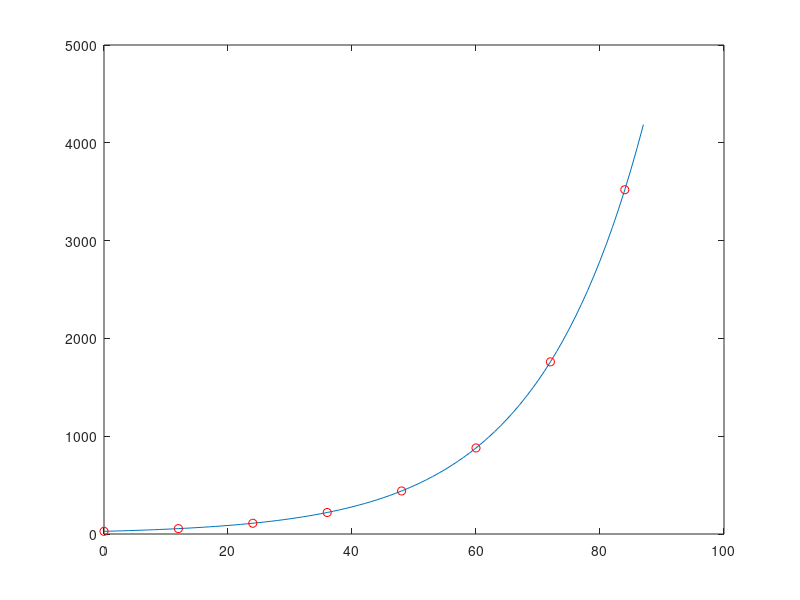

This chart was generated by the following MATLAB code:
% Değişkenler, Sabitler, Anahtar Kelimeler

x = 3;                          % basit skaler
y = [4,5,6];                    % uzunluğu 3 olan satır vektör
z = [4;5;6];                    % uzunluğu 3 olan sütun vektör
A = [1,2,3;4,5,6];              % 2x3'lük matris
s = 'abcd efg';                 % karakter dizisi (string)
C = {'abc', 'defg', '123-456'}; % 1x3'lük hücre dizisi (cell array)

disp(class(C));                 % nesnenin türünü verir
disp(size(C));                  % nesnenin boyutunu verir

% Kompleks Sayılar

a = 3+4i;                       % ya da 3+4j, 3+4*i, 3+4*j
b = real(a);                    % a'nın reel kısmı
c = imag(a);                    % a'nın sanal kısmı
R = abs(a);                     % a'nın mutlak değeri 
theta = angle(a);               % a'nın radyan cinsinden argümanı
w = conj(a);                    % kompleks eşlenik w = 3-4i
isreal(a);                      % a'nın reel veya kompleks olma testi

% Girdi - Çıktı Fonksiyonları disp, input
x = 10;
disp('the value of x is:');
disp(x);

%x = input('enter x: ');              % sayısal girdi
%y = input('enter string: ', 's');    % dizi girdisi

% Diziler ve Matrisler

% 1.yol ( sıradan üstelleştirme ^ )
x = [2,-3,4,1,5,8];
y = zeros(size(x));

for n=1:length(x)
    y(n) = x(n)^2
end

% 2.yol ( eleman bazında üstelleştirme .^ )
x = [2,-3,4,1,5,8]; 
y = x.^2;

x = [0 1 2 3 4 5];             % satır vektör
x = 0:5;                       % satır vektör

x = [0 1 2 3 4 5]'             % sütun vektör 
x = (0:5)'                       % sütun vektör

% ' operatörü veya transpoze operatörü satır vektörü sütun vektöre çevirir.
% ve tam tersi de doğrudur.
% Uyarı: ' aslında eşlenik transpozedir, 
% eşleniksiz transpoze için .' kullanılmalıdır.

z = [i; 1+2i; 1-i]
z.'
z'
(z.')'

% linspace
x = 0:0.2:1
x = linspace(0,1,6)
x = 0:0.3:1
x = 0:0.4:1
x = 0:0.7:1

% dizi elemanlarına ulaşım
x = [2,5,-6,10,3,4]
x
length(x)            % x'in uzunluğu
size(x)              % x'in boyutu
x(1)                 % ilk eleman
x(3)                 % üçüncü eleman
x(end)               % son eleman
x(end-3:end)         % son 4 eleman
x(3:5)               % 3'ten 5'e (ikisi de dahil)
x(1:3:end)           % 3 girişte 1
x(1:2:end)           % 2 girişte 1
x(end:-1:1)          % sondan başa
x([3,1,5])           % [x(3),x(1),x(5)]
x(end+3) = 8         % otomatik hafıza ataması yapar

% Otomatik hafıza ataması ve atamayı kaldırma (de-allocation)
clear x
x(3)=-6
x(6)=4
x(end)=[]           % son girdiyi sil
x=[2,5,-6,10,3,4]
x(3)=[]             % üçüncü girdiyi sil

% Ön atama (pre-allocation)
clear x
x = zeros(1,6)
x = zeros(6,1)

% Dinamik atama (dynamic allocation)
clear x 
for k=[3,7,10]
    x(k)=3+0.1*k;
    disp(x)
end

x = zeros(1,10);
for k=[3,7,10]
    x(k)=3+0.1*k;
    disp(x)
end

% Örnek
f0=27.5;
k=0:87;
f=f0*2.^(k/12);
%figure;plot(k,f)

ka = 0:12:87;
fa = f(ka+1);
figure;plot(k,f,ka,fa,'ro')
